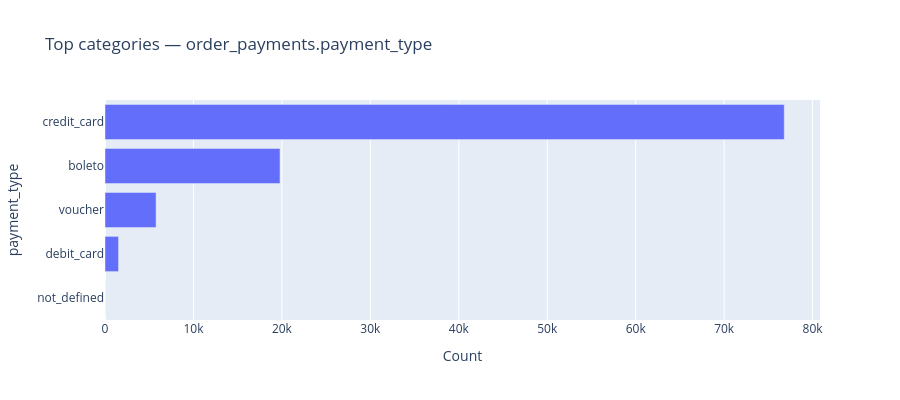

Write notebook code for a chart like this one.
### Markdown cell above
## 6.4. EDA — `order_payments`

### Code cell
result = run_full_eda("order_payments", dataframes.get("order_payments"), ['order_id', 'payment_sequential'])
if result is not None:
    order_payments, order_payments_col_types = result

### Figure 1 — Plotly figure (JSON) as saved in the notebook; plotly's stock layout.template omitted (floating-point values rounded to 4 significant figures)
{"data": [{"hovertemplate": "Count=%{x}<br>payment_type=%{y}<extra></extra>", "legendgroup": "", "marker": {"color": "#636efa", "pattern": {"shape": ""}}, "name": "", "orientation": "h", "showlegend": false, "textposition": "auto", "type": "bar", "x": [76795, 19784, 5775, 1529, 3], "xaxis": "x", "y": ["credit_card", "boleto", "voucher", "debit_card", "not_defined"], "yaxis": "y"}], "layout": {"barmode": "relative", "height": 400, "legend": {"tracegroupgap": 0}, "title": {"text": "Top categories — order_payments.payment_type"}, "xaxis": {"anchor": "y", "domain": [0, 1], "title": {"text": "Count"}}, "yaxis": {"anchor": "x", "categoryorder": "total ascending", "domain": [0, 1], "title": {"text": "payment_type"}}}}
